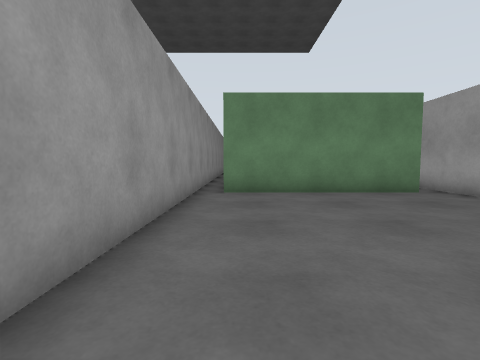
view 1 (above)

24 first-person views from a walk through a robot-simulator world made for Gazebo. The camera is 0.94 m above the floor, tilts 4° down and sees 85° across. The floor is counted in squares, 1 m on a side. Each view is taken from the middle of a square. On the plan, view 1 faces up. The plan holds only what a view shows up to about 11 squares ahead; the rest is blank. Simple shapes stand in for some stock models.

view 2
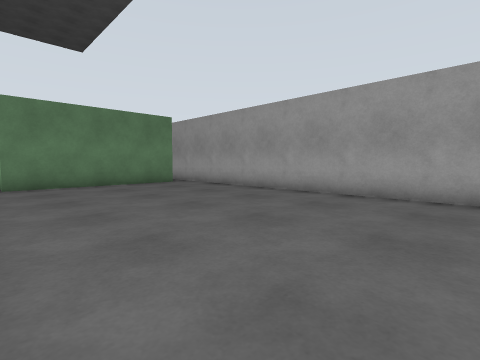

view 3
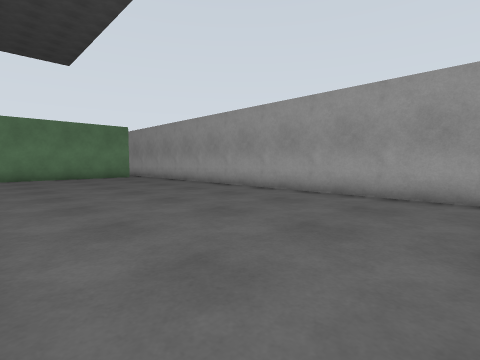

view 4
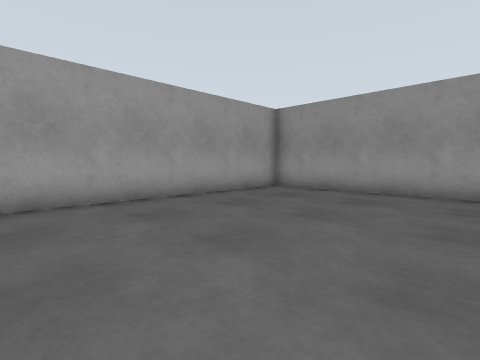

view 5
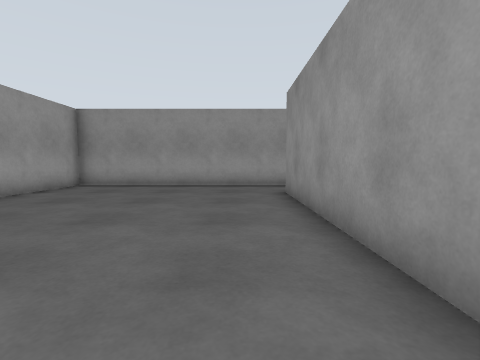

view 6
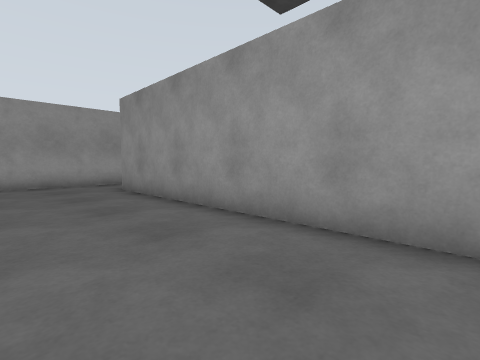

view 7
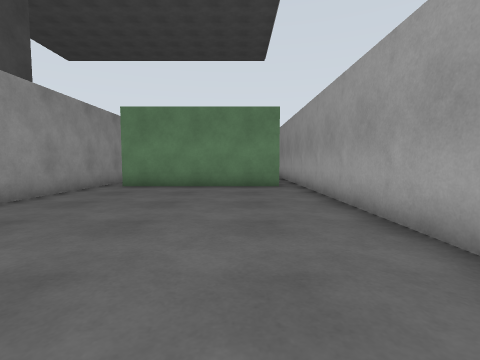

view 8
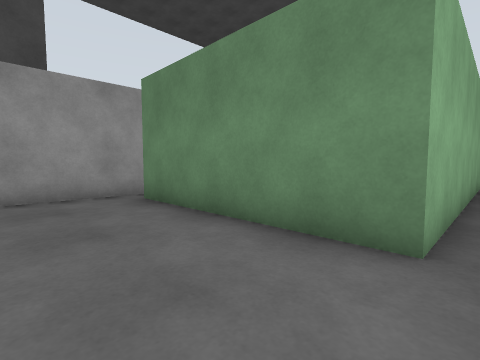

view 9
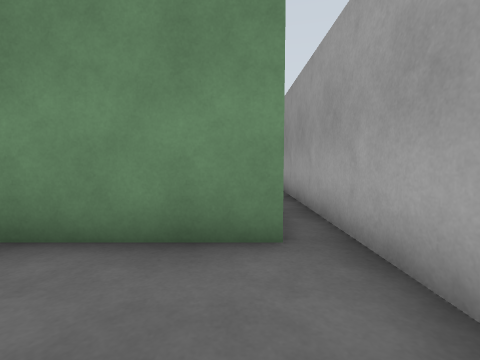

view 10
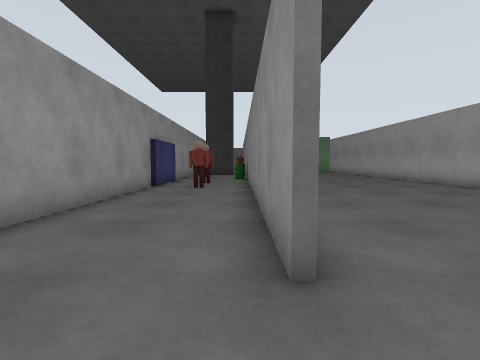

view 11
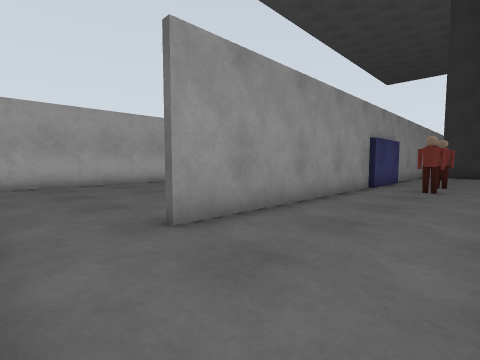

view 12
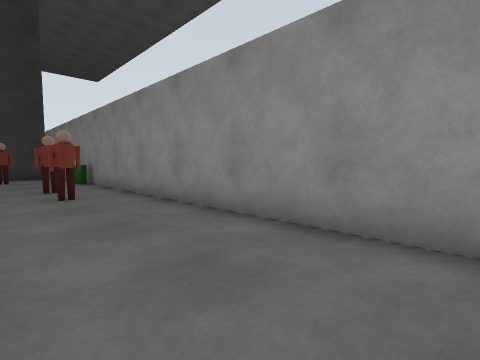

view 13
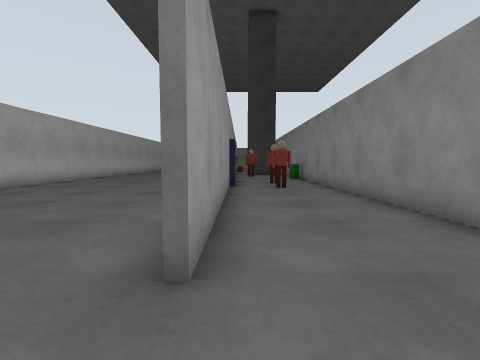

view 14
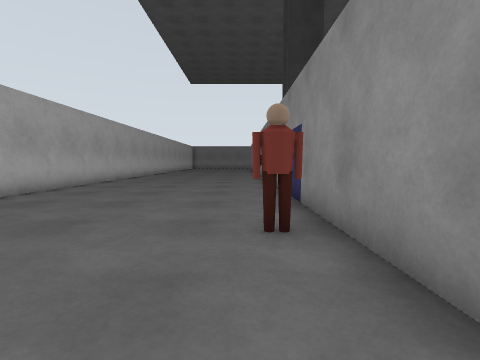

view 15
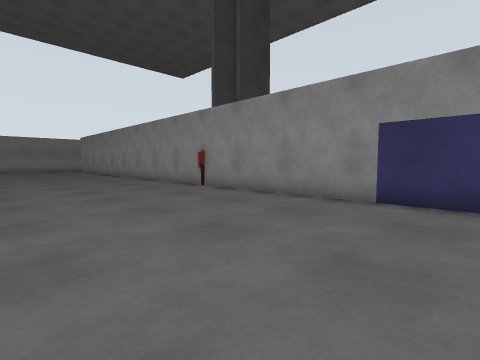

view 16
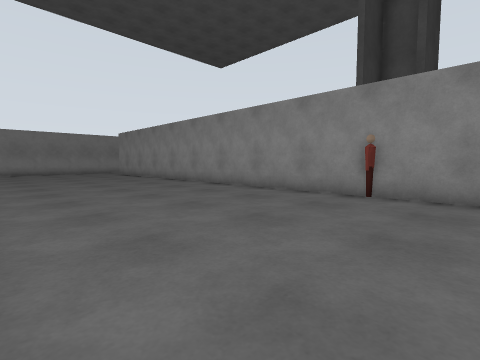

view 17
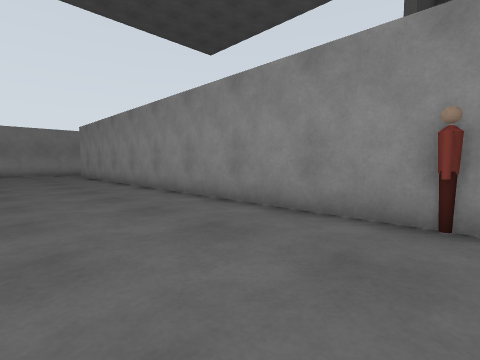

view 18
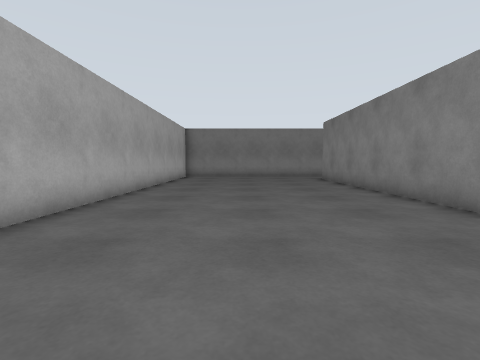

view 19
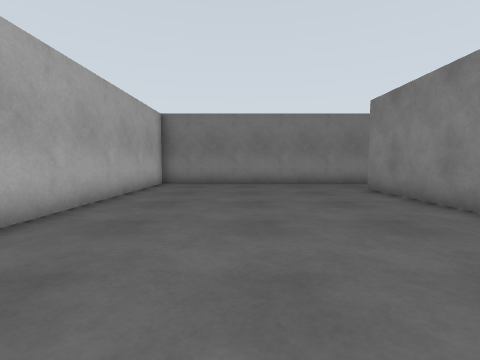

view 20
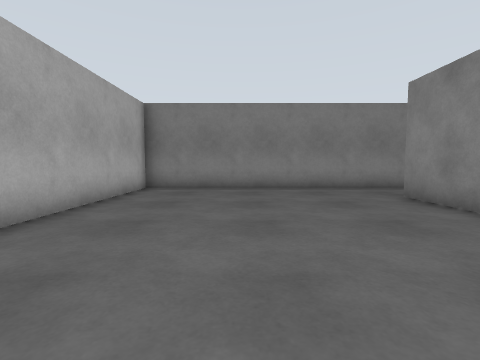

view 21
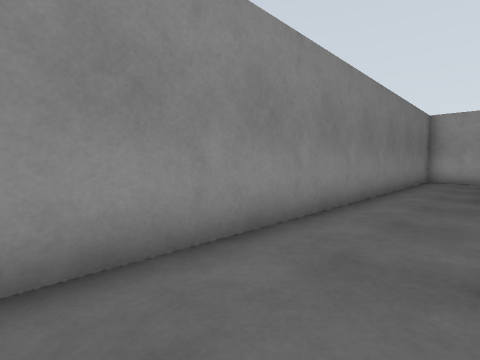

view 22
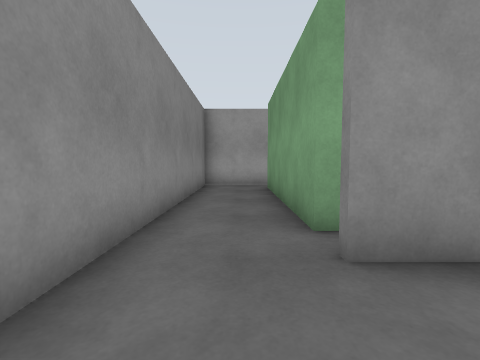

view 23
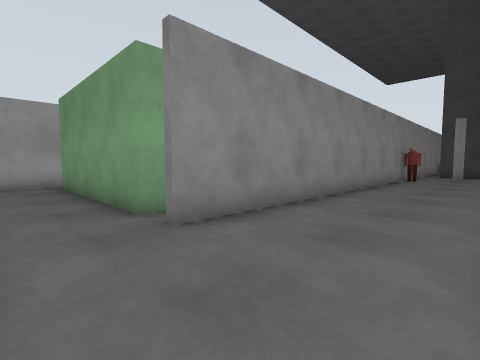

view 24
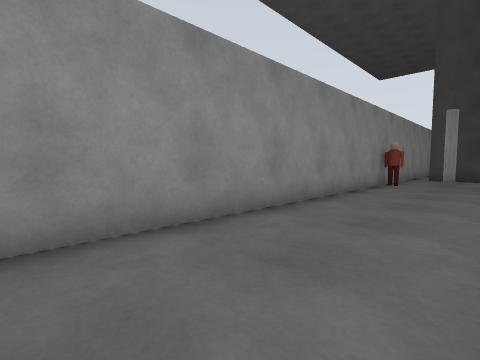

### Floor plan
Key: @ floor where view 1 was taken; # wall or solid block; . floor; B green box; L blue box; P person; I bin; A pillar.
Columns run from 14 left of view 1 to 7 right of it. Each row starts with its distance up from view 1.
 26 ######################
 25 #....................#
 24 #....................#
 23 #.............BBBBBB.#
 22 #.......#...# B
 21 #.......#...#
 20 #.......#...#
 19 #.......#...#
 18 #.......#...#
 17 #.......#...#
 16 #.......#...#      B
 15 #.......#...#      B
 14 #.......#...#      B.
 13 #.......#...#      B.#
 12  .......#...#      B.#
 11  .......# ..P.     B.#
 10  .......# ..P.     B.#
  9  .......# AA#.B    B.#
  8  .......# AA#.BBBBBB.#
  7  .......#   #........#
  6  .......#   #........#
  5  .......PP  #........#
  4  .......##  #........#
  3  .......##P #........#
  2   ......##P.#........#
  1 #.......##..I........#
  0 #.......##..I.@......#
 -1 #....... L..#........#
 -2 #........LPP#........#
 -3 #........LPP#........#
 -4 #.......#LPP#........#
 -5 #.......#.PP#........#
 -6   ......#...#........#
 -7    ....PP...#........#
 -8    .....#...#........#
 -9  .......#...#........#
-10 #.......#...#........#
-11 #.......#...#........#
-12 #.......#...#........#
-13 #....................#
-14   ...................#
-15             ##########

Positions as (right, up) in squares from view 1, and headings:
1: (0, 0), facing up
2: (-1, -3), facing up-right
3: (-1, -8), facing up-right
4: (0, -6), facing down-right
5: (0, -4), facing down
6: (2, -3), facing down-left
7: (4, -2), facing up
8: (6, 5), facing up-left
9: (5, 5), facing up
10: (-2, -14), facing up
11: (-2, -14), facing up-left
12: (-5, -12), facing up-right
13: (-5, -14), facing up
14: (-7, -10), facing up
15: (-12, -3), facing up-right
16: (-13, 3), facing up-right
17: (-10, 5), facing up-right
18: (-10, 9), facing up
19: (-10, 14), facing up
20: (-10, 16), facing up
21: (-8, 23), facing up-right
22: (-4, 24), facing right
23: (-5, 25), facing down-right
24: (-5, 22), facing down-right
